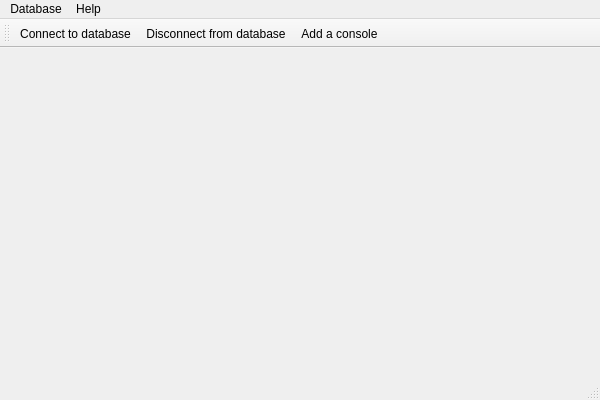
<?xml version="1.0" encoding="UTF-8"?>
<ui version="4.0">
 <class>FixAndFluxClass</class>
 <widget class="QMainWindow" name="FixAndFluxClass">
  <property name="geometry">
   <rect>
    <x>0</x>
    <y>0</y>
    <width>600</width>
    <height>400</height>
   </rect>
  </property>
  <property name="windowTitle">
   <string>FixAndFlux</string>
  </property>
  <widget class="QWidget" name="centralWidget">
   <layout class="QHBoxLayout" name="horizontalLayout_2">
    <item>
     <layout class="QHBoxLayout" name="horizontalLayout"/>
    </item>
   </layout>
  </widget>
  <widget class="QMenuBar" name="menuBar">
   <property name="geometry">
    <rect>
     <x>0</x>
     <y>0</y>
     <width>600</width>
     <height>18</height>
    </rect>
   </property>
   <widget class="QMenu" name="menuDatabase">
    <property name="title">
     <string>Database</string>
    </property>
    <addaction name="actionConnect_to_database"/>
    <addaction name="actionDisconnect_from_database"/>
    <addaction name="actionAdd_a_console"/>
   </widget>
   <widget class="QMenu" name="menuHelp">
    <property name="title">
     <string>Help</string>
    </property>
    <addaction name="actionAbout"/>
   </widget>
   <addaction name="menuDatabase"/>
   <addaction name="menuHelp"/>
  </widget>
  <widget class="QToolBar" name="mainToolBar">
   <attribute name="toolBarArea">
    <enum>TopToolBarArea</enum>
   </attribute>
   <attribute name="toolBarBreak">
    <bool>false</bool>
   </attribute>
   <addaction name="actionConnect_to_database"/>
   <addaction name="actionDisconnect_from_database"/>
   <addaction name="actionAdd_a_console"/>
  </widget>
  <widget class="QStatusBar" name="statusBar"/>
  <action name="actionConnect_to_database">
   <property name="icon">
    <iconset resource="FixAndFlux.qrc">
     <normaloff>:/icons/database.png</normaloff>:/icons/database.png</iconset>
   </property>
   <property name="text">
    <string>Connect to database</string>
   </property>
  </action>
  <action name="actionAbout">
   <property name="text">
    <string>About</string>
   </property>
  </action>
  <action name="actionDisconnect_from_database">
   <property name="icon">
    <iconset resource="FixAndFlux.qrc">
     <normaloff>:/icons/disconnected.png</normaloff>:/icons/disconnected.png</iconset>
   </property>
   <property name="text">
    <string>Disconnect from database</string>
   </property>
  </action>
  <action name="actionAdd_a_console">
   <property name="icon">
    <iconset resource="FixAndFlux.qrc">
     <normaloff>:/icons/add_console.png</normaloff>:/icons/add_console.png</iconset>
   </property>
   <property name="text">
    <string>Add a console</string>
   </property>
  </action>
 </widget>
 <layoutdefault spacing="6" margin="11"/>
 <resources>
  <include location="FixAndFlux.qrc"/>
 </resources>
 <connections/>
</ui>
